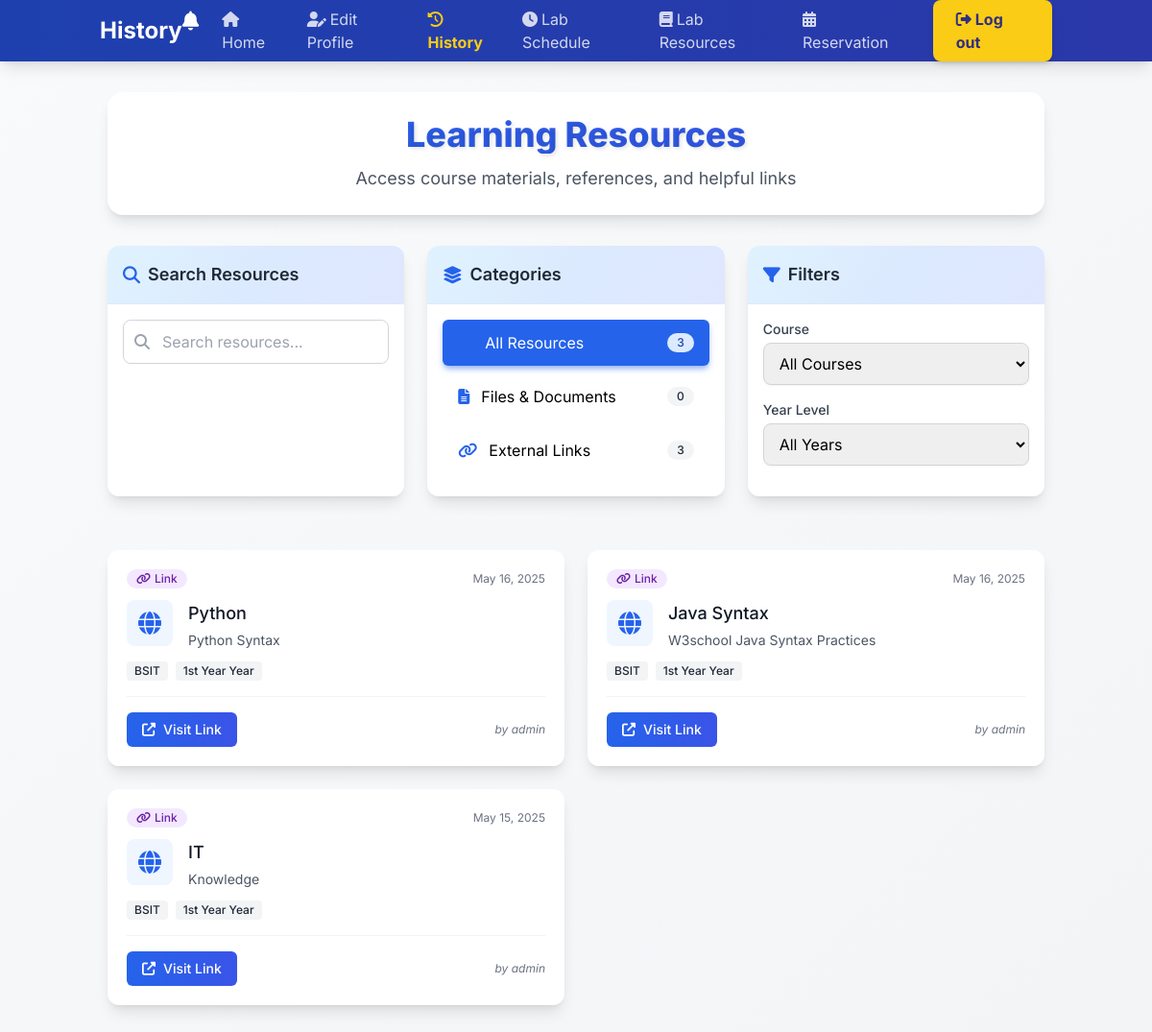
The app's page /user_resources.php (signed in) with its own data.
### tables this page shows
CREATE TABLE `resources` (
  `id` int(11) NOT NULL,
  `title` varchar(255) NOT NULL,
  `description` text NOT NULL,
  `resource_type` enum('document','video','link') NOT NULL,
  `file_path` varchar(255) DEFAULT NULL,
  `link_url` varchar(255) DEFAULT NULL,
  `year_level` enum('1st Year','2nd Year','3rd Year','4th Year') NOT NULL,
  `course` varchar(50) NOT NULL,
  `uploaded_by` varchar(50) NOT NULL,
  `upload_date` datetime DEFAULT current_timestamp()
);

### user_resources.php (the view, shortened to what this page needs)
<?php
include('db_connection.php');
$resources = [];
$query = "SELECT * FROM resources ORDER BY upload_date DESC";
$result = $conn->query($query);
if ($result && $result->num_rows > 0) {
    while ($row = $result->fetch_assoc()) {
        $resources[] = $row;
    }
}
?>
<!DOCTYPE html>
<html lang="en">
<head>
    <script src="https://cdn.tailwindcss.com"></script>
    <link rel="stylesheet" href="https://cdnjs.cloudflare.com/ajax/libs/font-awesome/6.4.0/css/all.min.css">
</head>
<body class="bg-gradient-to-br from-gray-50 to-gray-100 min-h-screen">
    <header class="bg-gradient-to-r from-blue-800 to-indigo-800 shadow-lg">
        <div class="container mx-auto px-4">
            <nav class="flex items-center justify-between h-16">
                <h2 class="text-2xl font-bold text-white">History</h2>
                <div class="flex items-center space-x-8">
                    <ul class="flex space-x-6">
                        <li class="relative">
                            <button id="notificationButton" class="text-white hover:text-yellow-400 transition-colors">
                                <i class="fas fa-bell text-xl"></i>
                            </button>
                        </li>
                        <li><a href="dashboard.php" class="text-white/80 hover:text-yellow-400 transition-colors"><i class="fas fa-home mr-1"></i>Home</a></li>
                        <li><a href="edit_profile.php" class="text-white/80 hover:text-yellow-400 transition-colors"><i class="fas fa-user-edit mr-1"></i>Edit Profile</a></li>
                        <li><a href="history.php" class="text-yellow-400 font-bold transition-colors"><i class="fas fa-history mr-1"></i>History</a></li>
                        <li><a href="user_labsched.php" class="text-white/80 hover:text-yellow-400 transition-colors"><i class="fas fa-clock mr-1"></i>Lab Schedule</a></li>
                        <li><a href="user_resources.php" class="text-white/80 hover:text-yellow-400 transition-colors"><i class="fas fa-book mr-1"></i>Lab Resources</a></li>
                        <li><a href="reservation.php" class="text-white/80 hover:text-yellow-400 transition-colors"><i class="fas fa-calendar-alt mr-1"></i>Reservation</a></li>
                    </ul>
                    <a href="logout.php" class="bg-yellow-400 text-indigo-900 px-6 py-2 rounded-lg font-bold hover:bg-yellow-500 transition duration-300 shadow-md hover:shadow-lg transform hover:-translate-y-0.5">
                        <i class="fas fa-sign-out-alt mr-1"></i>Log out
                    </a>
                </div>
            </nav>
        </div>
    </header>
    </header>    <div class="container mx-auto px-6 py-8 max-w-8xl">
        <div class="text-center mb-8 bg-white p-6 rounded-2xl shadow-lg transform hover:scale-[1.01] transition-transform">
            <h1 class="text-4xl font-extrabold text-gray-800 mb-3 bg-gradient-to-r from-blue-600 to-indigo-600 bg-clip-text text-transparent">Learning Resources</h1>
            <p class="text-gray-600 text-lg">Access course materials, references, and helpful links</p>
        </div>          <div class="mb-8">
            <div class="grid grid-cols-1 md:grid-cols-3 gap-6">
                <div class="bg-white rounded-xl shadow-lg overflow-hidden mb-6 custom-shadow">
                    <div class="profile-gradient p-4 border-b border-blue-100">
                        <h2 class="text-lg font-semibold text-gray-800 flex items-center">
                            <i class="fas fa-search text-blue-600 mr-2"></i>
                            Search Resources
                        </h2>
                    </div>
                    <div class="p-4">
                        <div class="relative">
                            <div class="absolute inset-y-0 left-0 pl-3 flex items-center pointer-events-none">
                            </div>
                            <input type="text" id="search-resources" placeholder="Search resources..." class="block w-full pl-10 pr-4 py-2.5 border border-gray-300 rounded-lg focus:ring-2 focus:ring-blue-500 focus:border-blue-500">
                        </div>
                    </div>
                </div>
                <div class="bg-white rounded-xl shadow-lg overflow-hidden mb-6 custom-shadow">
                    <div class="profile-gradient p-4 border-b border-blue-100">
                        <h2 class="text-lg font-semibold text-gray-800 flex items-center">
                            <i class="fas fa-layer-group text-blue-600 mr-2"></i>
                            Categories
                        </h2>
                    </div>
                    <div class="p-4">
                        <button id="all-resources" class="category-pill active w-full text-left px-4 py-3 rounded-md mb-2 flex items-center justify-between">
                            <span class="flex items-center">
                                <i class="fas fa-folder mr-3 text-blue-600"></i>
                                <span>All Resources</span>
                            </span>
                            <span class="bg-blue-100 text-blue-800 text-xs font-medium px-2.5 py-0.5 rounded-full"><?php echo count($resources); ?></span>
                        </button>
                        <button data-type="file" class="category-pill w-full text-left px-4 py-3 rounded-md mb-2 flex items-center justify-between">
                            <span class="flex items-center">
                                <i class="fas fa-file-alt mr-3 text-blue-600"></i>
                                <span>Files & Documents</span>
                            </span>
                            <span class="bg-gray-100 text-gray-800 text-xs font-medium px-2.5 py-0.5 rounded-full">
                                <?php
                                    $fileCount = 0;
                                    echo $fileCount;
                                ?>
                            </span>
                        </button>
                        <button data-type="link" class="category-pill w-full text-left px-4 py-3 rounded-md mb-2 flex items-center justify-between">
                            <span class="flex items-center">
                                <i class="fas fa-link mr-3 text-blue-600"></i>
                                <span>External Links</span>
                            </span>
                            <span class="bg-gray-100 text-gray-800 text-xs font-medium px-2.5 py-0.5 rounded-full">
                                <?php
                                    $linkCount = 0;
                                    foreach ($resources as $resource) {
                                        if ($resource['resource_type'] === 'link') {
                                            $linkCount++;
                                        }
                                    }
                                    echo $linkCount;
                                ?>
                            </span>
                        </button>
                    </div>
                </div>
                <div class="bg-white rounded-xl shadow-lg overflow-hidden mb-6 custom-shadow">
                    <div class="profile-gradient p-4 border-b border-blue-100">
                        <h2 class="text-lg font-semibold text-gray-800 flex items-center">
                            <i class="fas fa-filter text-blue-600 mr-2"></i>
                            Filters
                        </h2>
                    </div>
                    <div class="p-4 space-y-4">
                        <div>
                            <label for="filter-course" class="block text-sm font-medium text-gray-700 mb-1">Course</label>
                            <select id="filter-course" class="block w-full px-3 py-2.5 border border-gray-300 rounded-lg shadow-sm focus:outline-none focus:ring-2 focus:ring-blue-500 focus:border-blue-500">
                                <option value="">All Courses</option>
                            </select>
                        </div>
                        <div>
                            <label for="filter-year" class="block text-sm font-medium text-gray-700 mb-1">Year Level</label>
                            <select id="filter-year" class="block w-full px-3 py-2.5 border border-gray-300 rounded-lg shadow-sm focus:outline-none focus:ring-2 focus:ring-blue-500 focus:border-blue-500">
                                <option value="">All Years</option>
                            </select>
                        </div>
                    </div>
                </div>
            </div>
                <div id="resources-grid" class="grid grid-cols-1 md:grid-cols-2 gap-6 mb-6">
                    <?php if (count($resources) > 0): ?>
                        <?php foreach ($resources as $resource): ?>
                            <div class="resource-card bg-white rounded-xl overflow-hidden shadow-lg custom-shadow"
                                 data-type="<?php echo htmlspecialchars($resource['resource_type']); ?>"
                                 data-course="<?php echo htmlspecialchars($resource['course']); ?>"
                                 data-year="<?php echo htmlspecialchars($resource['year_level']); ?>">
                                <div class="p-5">
                                    <div class="flex items-center justify-between mb-3">
                                        <?php if ($resource['resource_type'] === 'file'): ?>
                                            <span class="inline-flex items-center px-2.5 py-0.5 rounded-full text-xs font-medium bg-blue-100 text-blue-800">
                                                <i class="fas fa-file-alt mr-1"></i> File
                                            </span>
                                        <?php else: ?>
                                            <span class="inline-flex items-center px-2.5 py-0.5 rounded-full text-xs font-medium bg-purple-100 text-purple-800">
                                                <i class="fas fa-link mr-1"></i> Link
                                            </span>
                                        <?php endif; ?>
                                        <span class="text-xs text-gray-500">
                                            <?php echo date('M d, Y', strtotime($resource['upload_date'])); ?>
                                        </span>
                                    </div>
                                    <div class="flex items-start">
                                        <div class="mr-4 bg-blue-50 rounded-lg p-2 w-12 h-12 flex items-center justify-center">
                                            <?php if ($resource['resource_type'] === 'file'): ?>
                                                <?php
                                                    $file_ext = pathinfo($resource['file_path'], PATHINFO_EXTENSION);
                                                    $icon_class = 'fa-file';
                                                    if (in_array($file_ext, ['pdf'])) {
                                                        $icon_class = 'fa-file-pdf';
                                                    } elseif (in_array($file_ext, ['doc', 'docx'])) {
                                                        $icon_class = 'fa-file-word';
                                                    } elseif (in_array($file_ext, ['xls', 'xlsx'])) {
                                                        $icon_class = 'fa-file-excel';
                                                    } elseif (in_array($file_ext, ['ppt', 'pptx'])) {
                                                        $icon_class = 'fa-file-powerpoint';
                                                    } elseif (in_array($file_ext, ['jpg', 'jpeg', 'png', 'gif'])) {
                                                        $icon_class = 'fa-file-image';
                                                    }
                                                ?>
                                                <i class="fas <?php echo $icon_class; ?> text-blue-600 text-2xl"></i>
                                            <?php else: ?>
                                                <i class="fas fa-globe text-blue-600 text-2xl"></i>
                                            <?php endif; ?>
                                        </div>
                                        <div class="flex-1">
                                            <h3 class="text-lg font-medium text-gray-900 truncate">
                                                <?php echo htmlspecialchars($resource['title']); ?>
                                            </h3>
                                            <p class="text-sm text-gray-600 mt-1 line-clamp-2">
                                                <?php echo htmlspecialchars($resource['description']); ?>
                                            </p>
                                        </div>
                                    </div>
                                    <div class="mt-3 flex items-center">
                                        <span class="inline-flex items-center px-2 py-0.5 rounded text-xs font-medium bg-gray-100 text-gray-800">
                                            <?php echo htmlspecialchars($resource['course']); ?>
                                        </span>
                                        <span class="inline-flex items-center ml-2 px-2 py-0.5 rounded text-xs font-medium bg-gray-100 text-gray-800">
                                            <?php echo htmlspecialchars($resource['year_level']); ?> Year
                                        </span>
                                    </div>
                                    <div class="flex items-center justify-between mt-4 pt-4 border-t border-gray-100">
                                        <?php if ($resource['resource_type'] === 'file'): ?>
                                            <a href="<?php echo htmlspecialchars($resource['file_path']); ?>" class="inline-flex items-center px-4 py-2 bg-gradient-to-r from-blue-600 to-indigo-600 text-white text-sm font-medium rounded-md hover:from-blue-700 hover:to-indigo-700 focus:outline-none focus:ring-2 focus:ring-offset-2 focus:ring-blue-500 transition-all duration-300 transform hover:-translate-y-0.5" download>
                                                <i class="fas fa-download mr-2"></i> Download
                                            </a>
                                        <?php else: ?>
                                            <a href="<?php echo htmlspecialchars($resource['link_url']); ?>" target="_blank" rel="noopener noreferrer" class="inline-flex items-center px-4 py-2 bg-gradient-to-r from-blue-600 to-indigo-600 text-white text-sm font-medium rounded-md hover:from-blue-700 hover:to-indigo-700 focus:outline-none focus:ring-2 focus:ring-offset-2 focus:ring-blue-500 transition-all duration-300 transform hover:-translate-y-0.5">
                                                <i class="fas fa-external-link-alt mr-2"></i> Visit Link
                                            </a>
                                        <?php endif; ?>
                                        <div class="text-xs text-gray-500 italic">
                                            by <?php echo htmlspecialchars($resource['uploaded_by']); ?>
                                        </div>
                                    </div>
                                </div>
                            </div>
                        <?php endforeach; ?>
                    <?php endif; ?>
                </div>
            </div>
        </div>
</body>
</html>

### records on screen
resources: resource_type "link" (drawn), upload_date "May 16, 2025", title "Python", description "Python Syntax", course "BSIT", year_level "1st Year", uploaded_by "admin"
resources: resource_type "link" (drawn), upload_date "May 16, 2025", title "Java Syntax", description "W3school Java Syntax Practices", course "BSIT", year_level "1st Year", uploaded_by "admin"
resources: resource_type "link" (drawn), upload_date "May 15, 2025", title "IT", description "Knowledge", course "BSIT", year_level "1st Year", uploaded_by "admin"

### other values on screen
count($resources) "3"
$fileCount "0"
$linkCount "3"
